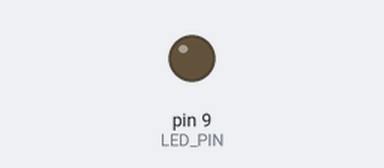
The sketch below on a simulated Arduino Uno, built with avr-gcc and run on an emulated ATmega328P. Shown: output pins drawn as LEDs (lit = HIGH).

Above: at 0.05 s.
At 3.6 s:
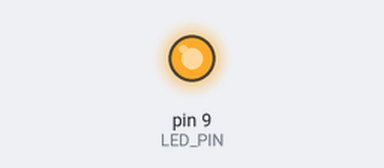
Timing chart, 0 to 9.0 s (numbered marks = the images above):
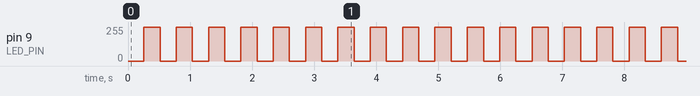

The sketch:

FadeLED.ino
```cpp
int LED_PIN = 9;

void setup() {
  // put your setup code here, to run once:
  pinMode(9,OUTPUT);
}

void loop() {
  // put your main code here, to run repeatedly:

  //increment
  for (int fadeValue = 0; fadeValue <= 255; fadeValue += 5){
    analogWrite(LED_PIN, fadeValue);
    delay(5);
  }

  //decrement
  for (int fadeValue = 255; fadeValue >= 0; fadeValue -= 5){
    analogWrite(LED_PIN, fadeValue);
    delay(5);
  }
}
```

Measured:
- by itself, pin 9 (LED_PIN): 0/255 → 255/255 at 0.26 s, → 0/255 0.26 s later, → 255/255 0.26 s later, → 0/255 0.26 s later, … (154 changes in this stretch)
